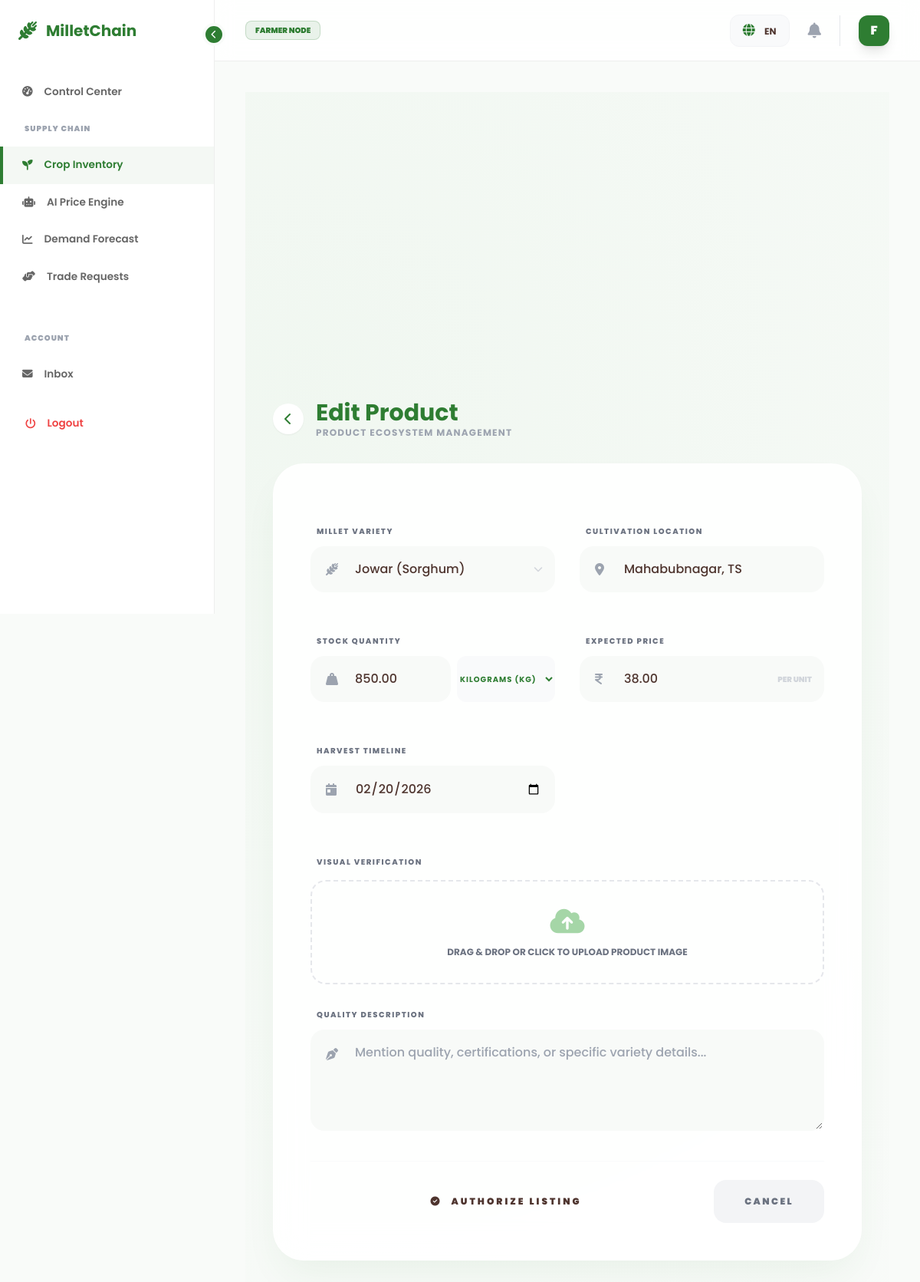
The app's page /products/edit/2/ (signed in) with its own data.
### accounts/models.py (models this page shows, shortened)
class User(AbstractUser):
    ADMIN = 'admin'
    FARMER = 'farmer'
    BUYER = 'buyer'
    ROLE_CHOICES = [
        (ADMIN, 'Platform Administrator'),
        (FARMER, 'Millet Producer (Farmer)'),
        (BUYER, 'Millet Consumer (Buyer)'),
    ]
    username = None
    email = models.EmailField(unique=True)
    role = models.CharField(max_length=10, choices=ROLE_CHOICES, default=FARMER)
    is_verified = models.BooleanField(default=False)
    login_count = models.PositiveIntegerField(default=0)
    USERNAME_FIELD = 'email'
    REQUIRED_FIELDS = []
    objects = CustomUserManager()

### products/models.py (models this page shows, shortened)
class MilletProduct(models.Model):
    MILLET_TYPES = [
        ('ragi', _('Ragi (Finger Millet)')),
        ('jowar', _('Jowar (Sorghum)')),
        ('bajra', _('Bajra (Pearl Millet)')),
        ('foxtail', _('Foxtail Millet')),
        ('proso', _('Proso Millet')),
        ('little', _('Little Millet')),
    ]
    UNIT_CHOICES = [
        ('kg', _('Kilograms (kg)')),
        ('quintal', _('Quintal')),
    ]
    farmer = models.ForeignKey(settings.AUTH_USER_MODEL, on_delete=models.CASCADE, related_name='products')
    millet_type = models.CharField(_("Millet Type"), max_length=20, choices=MILLET_TYPES)
    quantity = models.DecimalField(_("Quantity"), max_digits=10, decimal_places=2)
    unit = models.CharField(_("Unit"), max_length=10, choices=UNIT_CHOICES, default='kg')
    price = models.DecimalField(_("Expected Price (per unit)"), max_digits=10, decimal_places=2)
    location = models.CharField(_("Location"), max_length=255)
    harvest_date = models.DateField(_("Harvest Date"))
    image = models.ImageField(_("Product Image"), upload_to='products/%Y/%m/%d/', blank=True, null=True)
    description = models.TextField(_("Additional Details"), blank=True)
    is_available = models.BooleanField(default=True)
    created_at = models.DateTimeField(auto_now_add=True)
    updated_at = models.DateTimeField(auto_now=True)
    class Meta:
        ordering = ['-created_at']
        verbose_name = _("Millet Product")
        verbose_name_plural = _("Millet Products")

### products/views.py (the view)
# urls.py: path('edit/<int:pk>/', views.edit_product, name='edit_product'),
@login_required
def edit_product(request, pk):
    product = get_object_or_404(MilletProduct, pk=pk, farmer=request.user)
    if request.method == 'POST':
        form = ProductForm(request.POST, request.FILES, instance=product)
        if form.is_valid():
            form.save()
            messages.success(request, "Product metadata updated successfully.")
            return redirect('products:my_listings')
    else:
        form = ProductForm(instance=product)
    return render(request, 'products/product_form.html', {'form': form, 'title': 'Edit Product'})

### templates/products/product_form.html (shortened to what this page needs)
{% extends 'base2.html' %}
{% load static %}
{% load i18n %}
{% block content %}
<div class="min-h-screen py-20 px-4 flex items-center justify-center"
     style="background: radial-gradient(circle at 10% 20%, rgba(165, 214, 167, 0.1) 0%, rgba(249, 251, 249, 1) 90%);">
    <div class="max-w-3xl w-full">
        <div class="flex items-center gap-4 mb-8 fade-in-up">
            <a href="{% url 'products:my_listings' %}" class="w-10 h-10 bg-white rounded-full flex items-center justify-center text-primary-green shadow-sm hover:bg-primary-green hover:text-white transition-all">
                <i class="fa-solid fa-chevron-left"></i>
            </a>
            <div>
                <h1 class="text-3xl font-bold text-primary-green">{% trans title %}</h1>
                <p class="text-xs font-bold text-gray-400 uppercase tracking-widest">{% trans "Product Ecosystem Management" %}</p>
            </div>
        </div>
        <div class="form-container p-10 md:p-12 fade-in-up">
            <form method="POST" enctype="multipart/form-data" class="space-y-8">
                <div class="grid grid-cols-1 md:grid-cols-2 gap-8">
                    <div class="input-group">
                        <label class="label-text">{% trans "Millet Variety" %}</label>
                        <div class="relative">
                            <select name="millet_type" required class="input-field appearance-none">
                                {% for code, name in form.fields.millet_type.choices %}
                                    <option value="{{ code }}" {% if form.millet_type.value == code %}selected{% endif %}>{{ name }}</option>
                                {% endfor %}
                            </select>
                            <i class="fa-solid fa-wheat-awn input-icon"></i>
                        </div>
                    </div>
                    <div class="input-group">
                        <label class="label-text">{% trans "Cultivation Location" %}</label>
                        <div class="relative">
                            <input type="text" name="location" value="{{ form.location.value|default:'' }}" required placeholder="{% trans 'E.g. Anantapur, AP' %}" class="input-field">
                            <i class="fa-solid fa-location-dot input-icon"></i>
                        </div>
                    </div>
                    <div class="input-group">
                        <label class="label-text">{% trans "Stock Quantity" %}</label>
                        <div class="flex gap-2">
                            <div class="relative flex-1">
                                <input type="number" step="0.01" name="quantity" value="{{ form.quantity.value|default:'' }}" required class="input-field" placeholder="0.00">
                                <i class="fa-solid fa-weight-hanging input-icon"></i>
                            </div>
                            <select name="unit" class="w-32 bg-gray-50 border-none rounded-xl font-bold text-[10px] uppercase tracking-widest text-primary-green">
                                {% for code, name in form.fields.unit.choices %}
                                    <option value="{{ code }}" {% if form.unit.value == code %}selected{% endif %}>{{ name }}</option>
                                {% endfor %}
                            </select>
                        </div>
                    </div>
                    <div class="input-group">
                        <label class="label-text">{% trans "Expected Price" %}</label>
                        <div class="relative">
                            <input type="number" step="0.01" name="price" value="{{ form.price.value|default:'' }}" required placeholder="0.00" class="input-field">
                            <i class="fa-solid fa-indian-rupee-sign input-icon"></i>
                            <span class="absolute right-4 top-1/2 -translate-y-1/2 text-[10px] font-black text-gray-300 uppercase">{% trans "Per Unit" %}</span>
                        </div>
                    </div>
                    <div class="input-group">
                        <label class="label-text">{% trans "Harvest Timeline" %}</label>
                        <div class="relative">
                            <input type="date" name="harvest_date" value="{{ form.harvest_date.value|date:'Y-m-d'|default:'' }}" required class="input-field">
                            <i class="fa-solid fa-calendar-day input-icon"></i>
                        </div>
                    </div>
                </div>
                <div class="space-y-4">
                    <label class="label-text">{% trans "Visual Verification" %}</label>
                    <div class="image-upload-zone" onclick="document.getElementById('product-image').click()">
                        <i class="fa-solid fa-cloud-arrow-up text-4xl text-leaf-green mb-3"></i>
                        <p class="text-xs font-bold text-gray-500">{% trans "DRAG & DROP OR CLICK TO UPLOAD PRODUCT IMAGE" %}</p>
                    </div>
                </div>
                <div class="input-group">
                    <label class="label-text">{% trans "Quality Description" %}</label>
                    <div class="relative">
                        <textarea name="description" rows="4" placeholder="{% trans 'Mention quality, certifications, or specific variety details...' %}"
                                  class="input-field py-4 min-h-[120px]">{{ form.description.value|default:'' }}</textarea>
                        <i class="fa-solid fa-pen-nib input-icon !top-8"></i>
                    </div>
                </div>
                <div class="flex flex-col md:flex-row gap-4 pt-6 border-t border-gray-50">
                    <button type="submit" class="btn-glow flex-1 py-5 uppercase tracking-[0.25em] text-xs font-black flex items-center justify-center gap-3 active:scale-95 transition-all">
                        <i class="fa-solid fa-circle-check"></i> {% trans "Authorize Listing" %}
                    </button>
                    <a href="{% url 'products:my_listings' %}" class="bg-gray-100 text-gray-500 px-10 py-5 rounded-2xl text-xs font-black uppercase tracking-[0.2em] hover:bg-gray-200 transition-all text-center">
                        {% trans "Cancel" %}
                    </a>
                </div>
            </form>
        </div>
    </div>
</div>
{% endblock %}

### templates/base2.html (shortened to what this page needs)
{% load static %}
{% load i18n %}
<!DOCTYPE html>
<html lang="en">
<head>
    <script src="https://cdn.tailwindcss.com"></script>
    <link rel="stylesheet" href="https://cdnjs.cloudflare.com/ajax/libs/font-awesome/6.4.0/css/all.min.css">
</head>
<body>
    <aside class="sidebar" id="sidebar">
        <div class="collapse-btn" onclick="toggleSidebar()">
            <i class="fa-solid fa-chevron-left" id="collapse-icon"></i>
        </div>
        <div class="p-6 mb-4">
            <a href="/" class="logo text-primary-green font-bold text-xl flex items-center gap-3">
                <i class="fa-solid fa-wheat-awn text-2xl"></i>
                <span class="logo-text">{% trans "MilletChain" %}</span>
            </a>
        </div>
        <nav class="mt-2">
            <a href="{% url 'dashboard' %}" class="nav-item {% if request.resolver_match.url_name == 'dashboard' %}active{% endif %}">
                <i class="fa-solid fa-gauge-high"></i> <span class="nav-text">{% trans "Control Center" %}</span>
            </a>
            {% if user.role == 'farmer' %}
                <div class="px-8 py-4 text-[10px] font-black text-gray-400 uppercase tracking-widest section-label">{% trans "Supply Chain" %}</div>
                <a href="{% url 'products:my_listings' %}" class="nav-item {% if 'products' in request.path %}active{% endif %}">
                    <i class="fa-solid fa-seedling"></i> <span class="nav-text">{% trans "Crop Inventory" %}</span>
                </a>
                <a href="{% url 'analytics:price_predictor' %}" class="nav-item">
                    <i class="fa-solid fa-robot"></i> <span class="nav-text">{% trans "AI Price Engine" %}</span>
                </a>
                <a href="{% url 'analytics:demand_forecast' %}" class="nav-item">
                    <i class="fa-solid fa-chart-line"></i> <span class="nav-text">{% trans "Demand Forecast" %}</span>
                </a>
                <a href="{% url 'orders:incoming_requests' %}" class="nav-item">
                    <i class="fa-solid fa-handshake-angle"></i> <span class="nav-text">{% trans "Trade Requests" %}</span>
                </a>
            {% endif %}
            <div class="mt-8 px-8 py-4 text-[10px] font-black text-gray-400 uppercase tracking-widest section-label">{% trans "Account" %}</div>
            <a href="{% url 'notifications:inbox' %}" class="nav-item">
                <i class="fa-solid fa-envelope"></i> <span class="nav-text">{% trans "Inbox" %}</span>
            </a>
            <form action="{% url 'accounts:logout' %}" method="post" class="mt-4 px-2">
                <button type="submit" class="nav-item w-full border-none bg-transparent cursor-pointer text-red-500 hover:bg-red-50">
                    <i class="fa-solid fa-power-off"></i> <span class="nav-text">{% trans "Logout" %}</span>
                </button>
            </form>
        </nav>
    </aside>
    <header class="top-bar" id="top-bar">
        <div class="flex items-center gap-3">
            <span class="px-3 py-1 bg-primary-green/10 text-primary-green text-[10px] font-black rounded-lg uppercase border border-primary-green/20">
                {{ user.role }} {% trans "Node" %}
            </span>
        </div>
        <div class="flex items-center gap-6">
            <div class="lang-dropdown relative group px-4 py-2 bg-gray-50 rounded-xl border border-gray-100 cursor-pointer">
                <i class="fa-solid fa-globe text-primary-green"></i>
                <span class="ml-2 text-xs font-bold uppercase">{% get_current_language as LANG %}{{ LANG }}</span>
            </div>
            <a href="{% url 'notifications:inbox' %}" class="relative text-gray-400 hover:text-primary-green transition-colors">
                <i class="fa-solid fa-bell text-xl"></i>
            </a>
            <div class="flex items-center gap-3 border-l pl-6">
                <div class="w-10 h-10 bg-primary-green rounded-xl flex items-center justify-center text-white font-black shadow-lg">
                    {{ user.email|slice:":1"|upper }}
                </div>
            </div>
        </div>
    </header>
    <main class="content-area" id="content-area">
        {% block content %}{% endblock %}
    </main>
</body>
</html>

### records on screen
User: role "FARMER", email "F"
MilletProduct: millet_type "Jowar (Sorghum)", location "Mahabubnagar, TS", quantity "850.00", unit "Kilograms (kg)", price "38.00", harvest_date "02/20/2026"

### other values on screen
{{ LANG }} "EN"
